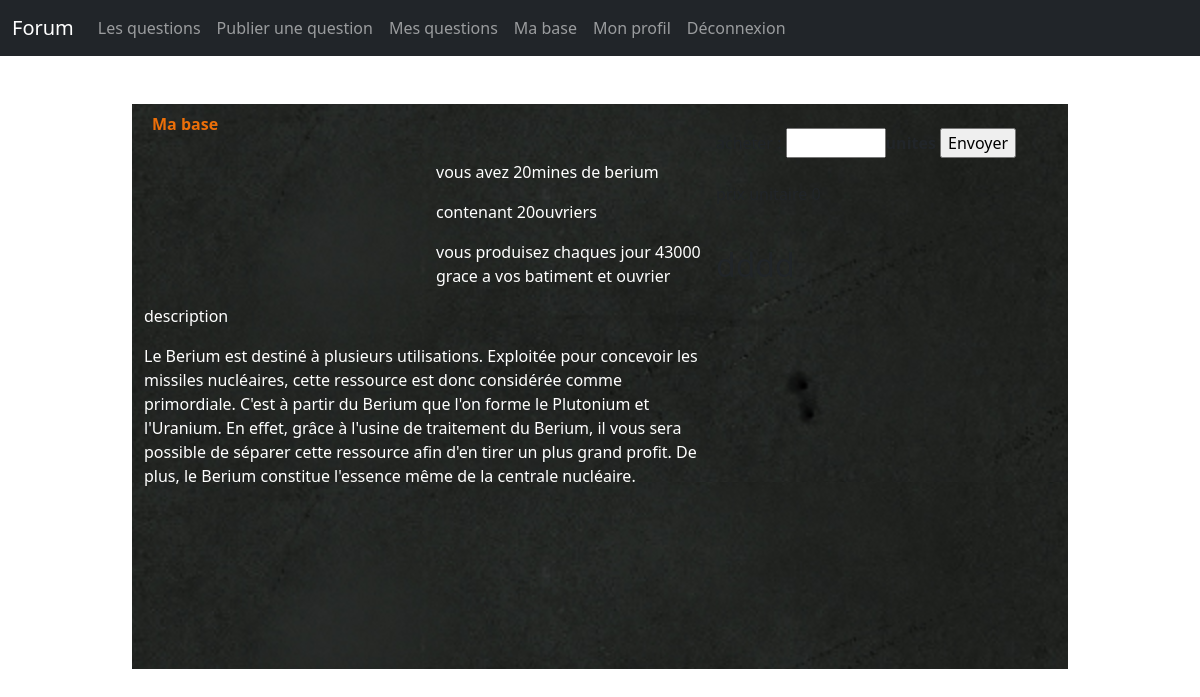
The app's page /achat.php?id=3 (signed in) with its own data.
### tables this page shows
CREATE TABLE IF NOT EXISTS `batiments_prod` (
  `id` int NOT NULL AUTO_INCREMENT,
  `nom` varchar(50) NOT NULL,
  `productionBat` int NOT NULL,
  `terrain` int NOT NULL,
  `productionOuvrier` int NOT NULL,
  `description` text NOT NULL,
  `img` longtext NOT NULL,
  `prix` int NOT NULL,
  PRIMARY KEY (`id`)
);

CREATE TABLE IF NOT EXISTS `batimentproductionplayer` (
  `id` int NOT NULL AUTO_INCREMENT,
  `idBatiment` int NOT NULL,
  `nombresBat` int NOT NULL DEFAULT '0',
  `nombresOuvrier` int NOT NULL DEFAULT '0',
  `id_player` int NOT NULL,
  PRIMARY KEY (`id`)
);

### actions/questions/acheterdivers.php (called while the page is built, shortened)
<?php
require('actions/database.php');
$idOfUser = $_SESSION['id'];
$idbat = $_GET['id'];
$affichebat = $bdd->prepare('SELECT bp.id, bp.nom, bp.img, bp.description, bp.prix, bpp.nombresBat AS nombre_batiments,
 bpp.nombresOuvrier AS nombre_ouvriers, (bp.productionBat * bpp.nombresBat) + ( bp.productionOuvrier * bpp.nombresOuvrier) AS production_totale
  FROM batiments_prod AS bp INNER JOIN batimentproductionplayer AS bpp
  ON bp.id = bpp.idBatiment WHERE bpp.id_player = ? AND bpp.idBatiment = ?');
$affichebat->execute(array($idOfUser,$idbat));
 $infosbat = $affichebat->fetch();

### achat.php (the view)
<?php
require('actions\questions\acheterdivers.php')
?>
<!DOCTYPE html>
<html lang="en">
<?php include 'includes/head.php'; ?>
<body>
    <?php include 'includes/navbar.php'; ?>
    <br><br>
    <div class="container blockjeux">
        <div class="row">
            <div class="blockgauche">
                <p class="mabase p-2"><strong> Ma base</strong></p>
                <div class="row">
                    <div class="col-6"><img src="<?= $infosbat['img'] ?>" alt="" style="width:100%;">
                    </div>
                    <div class="col-6">
                        <p style="color:white;"> vous avez <?= $infosbat['nombre_batiments'] ?><?= $infosbat['nom'] ?></p>
                        <p style="color:white;">contenant <?= $infosbat['nombre_ouvriers'] ?>ouvriers</p>
                        <p style="color:white;">  vous produisez  chaques jour <?= $infosbat['production_totale'] ?> grace a vos batiment et ouvrier</p>
                    </div>
                </div>
                <p style="color:white;">description </p>
                <p style="color:white;"><?= $infosbat['description'] ?></p>
            </div>
            <div class="blockdroit">
                <div class="row my-4">
                    <form>
                        <label for="achat">acheter :</label>
                        <input type="number" id="achat" name="achat" style="display: inline-block; width:100px;"><strong>unites <input type="submit" value="Envoyer" style="display: inline-block;"></strong><br><br>
                    </form>
                    <p>prix unitaire <?= $infosbat['prix'] ?></p>
                </div>
                <h2>dddd </h2>
            </div>
        </div>
    </div>
</body>
</html>

### assets/style.css (style rules this page uses)
.blockjeux { width: 936px; height: 565px; background-image: url('../assets/img/bgbase.png'); background-size: auto; }
.blockgauche { width: 584px; height: 100%; }
.blockdroit { width: 352px; height: 100%; padding: 0px 0px !important; }
.mabase { color: rgb(236, 111, 9); }

### records on screen
batiments_prod: batimentproductionplayer.nombresBat "20", nom "mines de berium", batimentproductionplayer.nombresOuvrier "20", description "Le Berium est destiné à plusieurs utilisations. Exploitée pour concevoir les missiles nucléaires, cette ressource est donc considérée comme primordiale. C'est à partir du Berium que l'on forme le Plutonium et l'Uranium. En effet, grâce à l'usine de traitement du Berium, il vous sera possible de séparer cette ressource afin d'en tirer un plus grand profit. De plus, le Berium constitue l'essence même de la centrale nucléaire."

### other values on screen
$infosbat['production_totale'] "43000"
